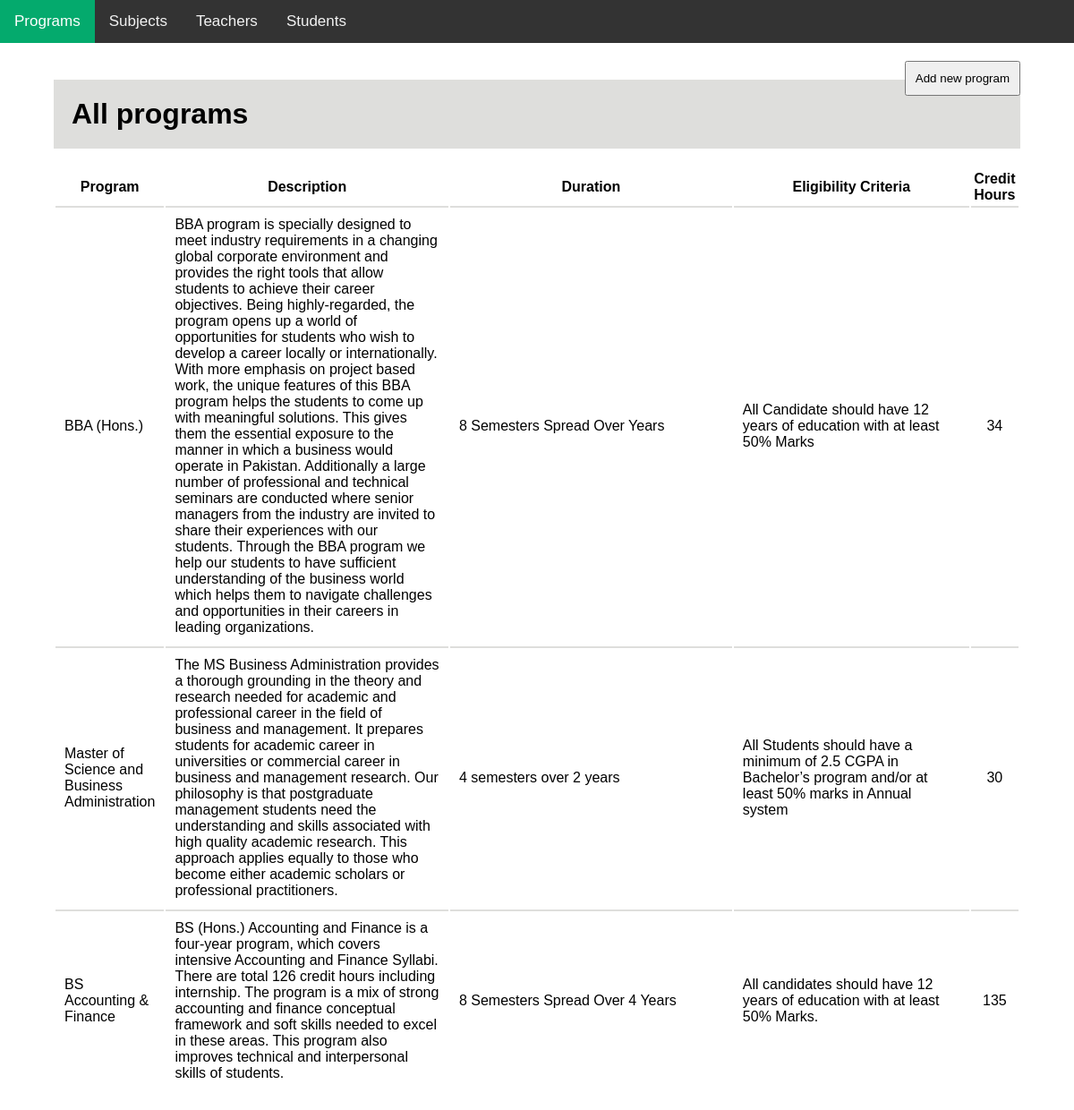
Page /program/ on the committed database.
### MS/models.py (models this page shows, shortened)
class Program(models.Model):
    programs = models.CharField(max_length=100)
    description = models.TextField(null=True)
    duration = models.CharField(max_length=100, null=True)
    eligibilityCriteria = models.CharField(max_length=200 )
    creditHours = models.PositiveIntegerField(default=0)

### LMS/views.py (the view)
# urls.py: path('program/', views.Programs, name='pro'),
def Programs(request):
    programs = Program.objects.all()
    return render(request, 'program.html', {'programs': programs})

### templates/program.html (shortened to what this page needs)
{% extends 'base.html' %}
{% block content %}
<!DOCTYPE html>
<html lang="en">
<head>
</head>
<body>
    <div style="width: 90%; margin: auto;padding: 20px;">
        <a href="/AddProgram/"><button type="submit" value="Add new program" style="padding: 10px; float: right; ;">Add new program</button></a>
    <h1  style="background-color:#dededc; padding: 20px; text-decoration-color: beige;">All programs</h1>
<table style="width: 100%;">
    <tr>
        <th style="width: 10%;">Program</th>
        <th style="width: 30%;">Description</th>
        <th style="width: 30%;">Duration</th>
        <th style="width: 25%;">Eligibility Criteria</th>
        <th style="width: 5%;">Credit Hours</th>
    </tr>
    {% for p in programs %}
    <tr>
        <td style="width: 10%; padding: 10px; border-top: 2px solid  #dededc;">{{p.programs}}</td>
        <td style="width: 30%; padding: 10px; border-top: 2px solid  #dededc;">{{p.description}}</td>
        <td style="width: 30%; padding: 10px; border-top: 2px solid  #dededc;">{{p.duration}}</td>
        <td style="width: 25%; padding: 10px; border-top: 2px solid  #dededc;">{{p.eligibilityCriteria}}</td>
        <td style="width: 5%; text-align: center; padding: 10px; border-top: 2px solid  #dededc;">{{p.creditHours}}</td>
    </tr>
    {% endfor %}
</table>
</div>
</body>
</html>
{% endblock %}

### templates/header.html (style rules this page uses)
body { margin: 0; font-family: Arial, Helvetica, sans-serif; }

### rows in the picture
Program: programs "BBA (Hons.)", description "BBA program is specially designed to meet industry requirements in a changing global corporate environment and provides the right tools that allow students to achieve their career objectives. Being highly-regarded, the program opens up a world of opportunities for students who wish to develop a career locally or internationally. With more emphasis on project based work, the unique features of this BBA program helps the students to come up with meaningful solutions. This gives them the essential exposure to the manner in which a business would operate in Pakistan. Additionally a large number of professional and technical seminars are conducted where senior managers from the industry are…", duration "8 Semesters Spread Over Years", eligibilityCriteria "All Candidate should have 12 years of education with at least 50% Marks", creditHours "34"
Program: programs "Master of Science and Business Administration", description "The MS Business Administration provides a thorough grounding in the theory and research needed for academic and professional career in the field of business and management. It prepares students for academic career in universities or commercial career in business and management research. Our philosophy is that postgraduate management students need the understanding and skills associated with high quality academic research. This approach applies equally to those who become either academic scholars or professional practitioners.", duration "4 semesters over 2 years", eligibilityCriteria "All Students should have a minimum of 2.5 CGPA in Bachelor’s program and/or at least 50% marks in Annual system", creditHours "30"
Program: programs "BS Accounting & Finance", description "BS (Hons.) Accounting and Finance is a four-year program, which covers intensive Accounting and Finance Syllabi. There are total 126 credit hours including internship. The program is a mix of strong accounting and finance conceptual framework and soft skills needed to excel in these areas. This program also improves technical and interpersonal skills of students.", duration "8 Semesters Spread Over 4 Years", eligibilityCriteria "All candidates should have 12 years of education with at least 50% Marks.", creditHours "135"
